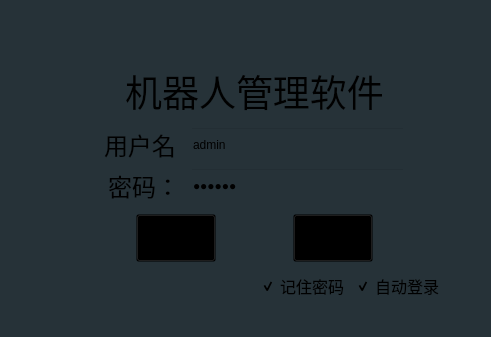
<?xml version="1.0" encoding="UTF-8"?>
<ui version="4.0">
 <class>FirstShowWidget</class>
 <widget class="QWidget" name="FirstShowWidget">
  <property name="geometry">
   <rect>
    <x>0</x>
    <y>0</y>
    <width>491</width>
    <height>337</height>
   </rect>
  </property>
  <property name="focusPolicy">
   <enum>Qt::ClickFocus</enum>
  </property>
  <property name="acceptDrops">
   <bool>true</bool>
  </property>
  <property name="windowTitle">
   <string>客户端软件</string>
  </property>
  <property name="windowIcon">
   <iconset>
    <normaloff>:/asset/logo.ico</normaloff>:/asset/logo.ico</iconset>
  </property>
  <property name="autoFillBackground">
   <bool>false</bool>
  </property>
  <property name="styleSheet">
   <string notr="true">background-color: rgb(38, 50, 56);</string>
  </property>
  <layout class="QVBoxLayout" name="verticalLayout">
   <property name="spacing">
    <number>6</number>
   </property>
   <property name="leftMargin">
    <number>64</number>
   </property>
   <property name="topMargin">
    <number>64</number>
   </property>
   <property name="rightMargin">
    <number>46</number>
   </property>
   <property name="bottomMargin">
    <number>36</number>
   </property>
   <item>
    <widget class="QLabel" name="label_3">
     <property name="font">
      <font>
       <pointsize>28</pointsize>
      </font>
     </property>
     <property name="styleSheet">
      <string notr="true">background: transparent;</string>
     </property>
     <property name="text">
      <string>机器人管理软件</string>
     </property>
     <property name="alignment">
      <set>Qt::AlignCenter</set>
     </property>
    </widget>
   </item>
   <item>
    <spacer name="verticalSpacer">
     <property name="orientation">
      <enum>Qt::Vertical</enum>
     </property>
     <property name="sizeType">
      <enum>QSizePolicy::Maximum</enum>
     </property>
     <property name="sizeHint" stdset="0">
      <size>
       <width>20</width>
       <height>40</height>
      </size>
     </property>
    </spacer>
   </item>
   <item>
    <layout class="QHBoxLayout" name="horizontalLayout_3">
     <item>
      <spacer name="horizontalSpacer_5">
       <property name="orientation">
        <enum>Qt::Horizontal</enum>
       </property>
       <property name="sizeType">
        <enum>QSizePolicy::Maximum</enum>
       </property>
       <property name="sizeHint" stdset="0">
        <size>
         <width>40</width>
         <height>20</height>
        </size>
       </property>
      </spacer>
     </item>
     <item>
      <widget class="QLabel" name="label">
       <property name="maximumSize">
        <size>
         <width>80</width>
         <height>80</height>
        </size>
       </property>
       <property name="styleSheet">
        <string notr="true">background:transparent;</string>
       </property>
       <property name="text">
        <string>&lt;html&gt;&lt;head/&gt;&lt;body&gt;&lt;p&gt;&lt;span style=&quot; font-size:18pt;&quot;&gt;用户名：&lt;/span&gt;&lt;/p&gt;&lt;/body&gt;&lt;/html&gt;</string>
       </property>
       <property name="alignment">
        <set>Qt::AlignCenter</set>
       </property>
      </widget>
     </item>
     <item>
      <widget class="QLineEdit" name="lineEdit_username">
       <property name="sizePolicy">
        <sizepolicy hsizetype="Preferred" vsizetype="Preferred">
         <horstretch>0</horstretch>
         <verstretch>0</verstretch>
        </sizepolicy>
       </property>
       <property name="styleSheet">
        <string notr="true">background:transparent;
</string>
       </property>
       <property name="text">
        <string>admin</string>
       </property>
      </widget>
     </item>
     <item>
      <spacer name="horizontalSpacer_6">
       <property name="orientation">
        <enum>Qt::Horizontal</enum>
       </property>
       <property name="sizeType">
        <enum>QSizePolicy::Maximum</enum>
       </property>
       <property name="sizeHint" stdset="0">
        <size>
         <width>40</width>
         <height>20</height>
        </size>
       </property>
      </spacer>
     </item>
    </layout>
   </item>
   <item>
    <layout class="QHBoxLayout" name="horizontalLayout_4">
     <item>
      <spacer name="horizontalSpacer_7">
       <property name="orientation">
        <enum>Qt::Horizontal</enum>
       </property>
       <property name="sizeType">
        <enum>QSizePolicy::Maximum</enum>
       </property>
       <property name="sizeHint" stdset="0">
        <size>
         <width>40</width>
         <height>20</height>
        </size>
       </property>
      </spacer>
     </item>
     <item>
      <widget class="QLabel" name="label_2">
       <property name="maximumSize">
        <size>
         <width>80</width>
         <height>80</height>
        </size>
       </property>
       <property name="layoutDirection">
        <enum>Qt::LeftToRight</enum>
       </property>
       <property name="styleSheet">
        <string notr="true">background:transparent;</string>
       </property>
       <property name="text">
        <string>&lt;html&gt;&lt;head/&gt;&lt;body&gt;&lt;p&gt;&lt;span style=&quot; font-size:18pt;&quot;&gt;密码：&lt;/span&gt;&lt;/p&gt;&lt;/body&gt;&lt;/html&gt;</string>
       </property>
       <property name="alignment">
        <set>Qt::AlignCenter</set>
       </property>
      </widget>
     </item>
     <item>
      <widget class="QLineEdit" name="lineEdit_password">
       <property name="sizePolicy">
        <sizepolicy hsizetype="Preferred" vsizetype="Preferred">
         <horstretch>0</horstretch>
         <verstretch>0</verstretch>
        </sizepolicy>
       </property>
       <property name="baseSize">
        <size>
         <width>100</width>
         <height>40</height>
        </size>
       </property>
       <property name="autoFillBackground">
        <bool>false</bool>
       </property>
       <property name="styleSheet">
        <string notr="true">background:transparent;</string>
       </property>
       <property name="text">
        <string>123456</string>
       </property>
       <property name="frame">
        <bool>true</bool>
       </property>
       <property name="echoMode">
        <enum>QLineEdit::Password</enum>
       </property>
      </widget>
     </item>
     <item>
      <spacer name="horizontalSpacer_8">
       <property name="orientation">
        <enum>Qt::Horizontal</enum>
       </property>
       <property name="sizeType">
        <enum>QSizePolicy::Maximum</enum>
       </property>
       <property name="sizeHint" stdset="0">
        <size>
         <width>40</width>
         <height>20</height>
        </size>
       </property>
      </spacer>
     </item>
    </layout>
   </item>
   <item>
    <spacer name="verticalSpacer_5">
     <property name="orientation">
      <enum>Qt::Vertical</enum>
     </property>
     <property name="sizeType">
      <enum>QSizePolicy::Maximum</enum>
     </property>
     <property name="sizeHint" stdset="0">
      <size>
       <width>20</width>
       <height>40</height>
      </size>
     </property>
    </spacer>
   </item>
   <item>
    <spacer name="verticalSpacer_4">
     <property name="orientation">
      <enum>Qt::Vertical</enum>
     </property>
     <property name="sizeType">
      <enum>QSizePolicy::Ignored</enum>
     </property>
     <property name="sizeHint" stdset="0">
      <size>
       <width>20</width>
       <height>40</height>
      </size>
     </property>
    </spacer>
   </item>
   <item>
    <spacer name="verticalSpacer_2">
     <property name="orientation">
      <enum>Qt::Vertical</enum>
     </property>
     <property name="sizeType">
      <enum>QSizePolicy::Maximum</enum>
     </property>
     <property name="sizeHint" stdset="0">
      <size>
       <width>0</width>
       <height>0</height>
      </size>
     </property>
    </spacer>
   </item>
   <item>
    <layout class="QHBoxLayout" name="horizontalLayout_2">
     <item>
      <spacer name="horizontalSpacer_2">
       <property name="orientation">
        <enum>Qt::Horizontal</enum>
       </property>
       <property name="sizeHint" stdset="0">
        <size>
         <width>40</width>
         <height>20</height>
        </size>
       </property>
      </spacer>
     </item>
     <item>
      <widget class="QPushButton" name="pushButton_cancle">
       <property name="maximumSize">
        <size>
         <width>80</width>
         <height>80</height>
        </size>
       </property>
       <property name="font">
        <font>
         <pointsize>20</pointsize>
        </font>
       </property>
       <property name="styleSheet">
        <string notr="true">background:transparent;</string>
       </property>
       <property name="text">
        <string>取消</string>
       </property>
      </widget>
     </item>
     <item>
      <spacer name="horizontalSpacer_3">
       <property name="orientation">
        <enum>Qt::Horizontal</enum>
       </property>
       <property name="sizeHint" stdset="0">
        <size>
         <width>40</width>
         <height>20</height>
        </size>
       </property>
      </spacer>
     </item>
     <item>
      <widget class="QPushButton" name="pushButton_login">
       <property name="maximumSize">
        <size>
         <width>80</width>
         <height>80</height>
        </size>
       </property>
       <property name="baseSize">
        <size>
         <width>80</width>
         <height>80</height>
        </size>
       </property>
       <property name="font">
        <font>
         <pointsize>20</pointsize>
        </font>
       </property>
       <property name="styleSheet">
        <string notr="true">background:transparent;</string>
       </property>
       <property name="text">
        <string>登录</string>
       </property>
      </widget>
     </item>
     <item>
      <spacer name="horizontalSpacer_4">
       <property name="orientation">
        <enum>Qt::Horizontal</enum>
       </property>
       <property name="sizeHint" stdset="0">
        <size>
         <width>40</width>
         <height>20</height>
        </size>
       </property>
      </spacer>
     </item>
    </layout>
   </item>
   <item>
    <spacer name="verticalSpacer_3">
     <property name="orientation">
      <enum>Qt::Vertical</enum>
     </property>
     <property name="sizeHint" stdset="0">
      <size>
       <width>20</width>
       <height>40</height>
      </size>
     </property>
    </spacer>
   </item>
   <item>
    <layout class="QHBoxLayout" name="horizontalLayout">
     <item>
      <spacer name="horizontalSpacer">
       <property name="orientation">
        <enum>Qt::Horizontal</enum>
       </property>
       <property name="sizeHint" stdset="0">
        <size>
         <width>40</width>
         <height>20</height>
        </size>
       </property>
      </spacer>
     </item>
     <item>
      <widget class="QCheckBox" name="checkBox_savaPassword">
       <property name="font">
        <font>
         <pointsize>12</pointsize>
        </font>
       </property>
       <property name="styleSheet">
        <string notr="true">background:transparent;</string>
       </property>
       <property name="text">
        <string>记住密码</string>
       </property>
       <property name="checked">
        <bool>true</bool>
       </property>
      </widget>
     </item>
     <item>
      <widget class="QCheckBox" name="checkBox_autoLogin">
       <property name="font">
        <font>
         <pointsize>12</pointsize>
        </font>
       </property>
       <property name="styleSheet">
        <string notr="true">background:transparent;</string>
       </property>
       <property name="text">
        <string>自动登录</string>
       </property>
       <property name="checked">
        <bool>true</bool>
       </property>
      </widget>
     </item>
    </layout>
   </item>
  </layout>
 </widget>
 <resources/>
 <connections>
  <connection>
   <sender>pushButton_cancle</sender>
   <signal>clicked()</signal>
   <receiver>FirstShowWidget</receiver>
   <slot>close()</slot>
   <hints>
    <hint type="sourcelabel">
     <x>210</x>
     <y>285</y>
    </hint>
    <hint type="destinationlabel">
     <x>218</x>
     <y>407</y>
    </hint>
   </hints>
  </connection>
 </connections>
</ui>
